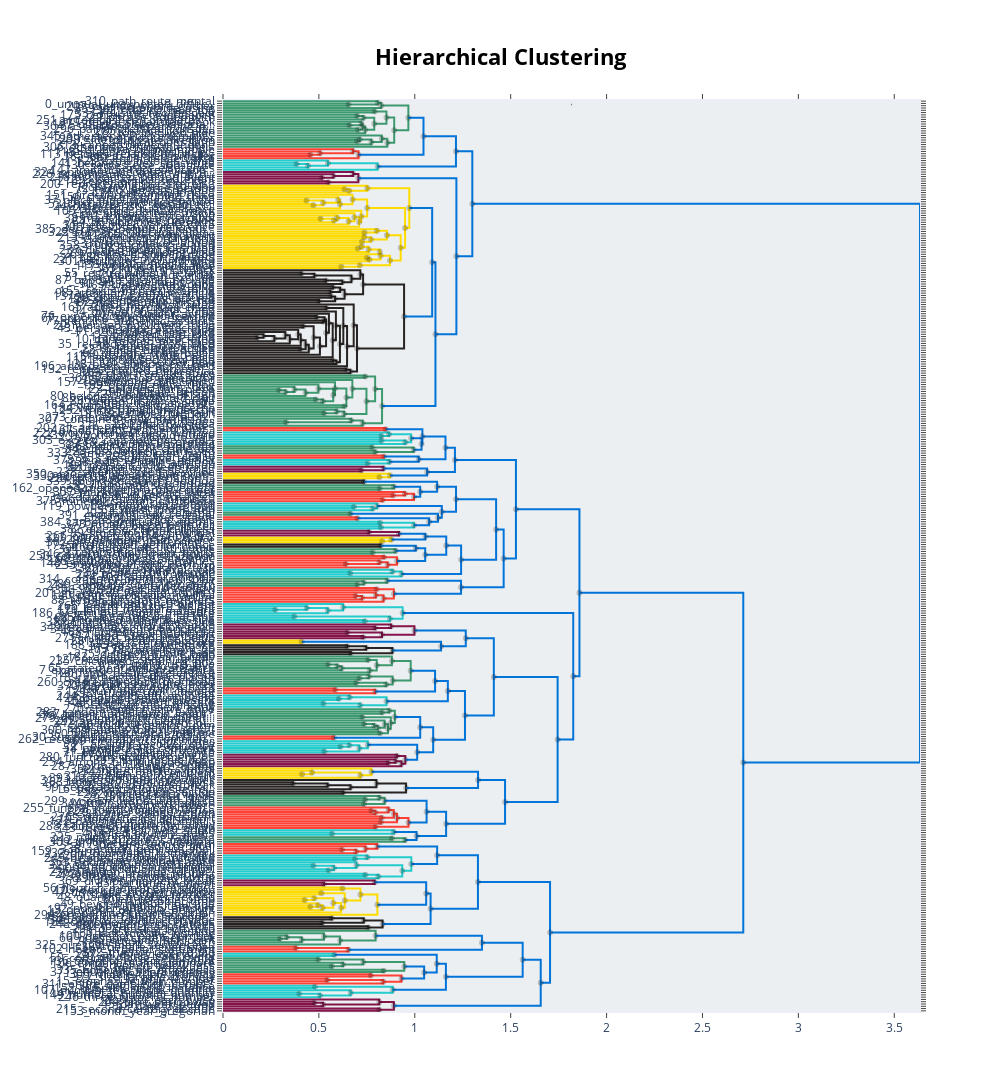

Write notebook code for a chart like this one.
### Markdown cell above
and that is it! We can inspect the topics as follows:

### Code cell
topic_model.visualize_hierarchy(hierarchical_topics=hierarchical_topics)
